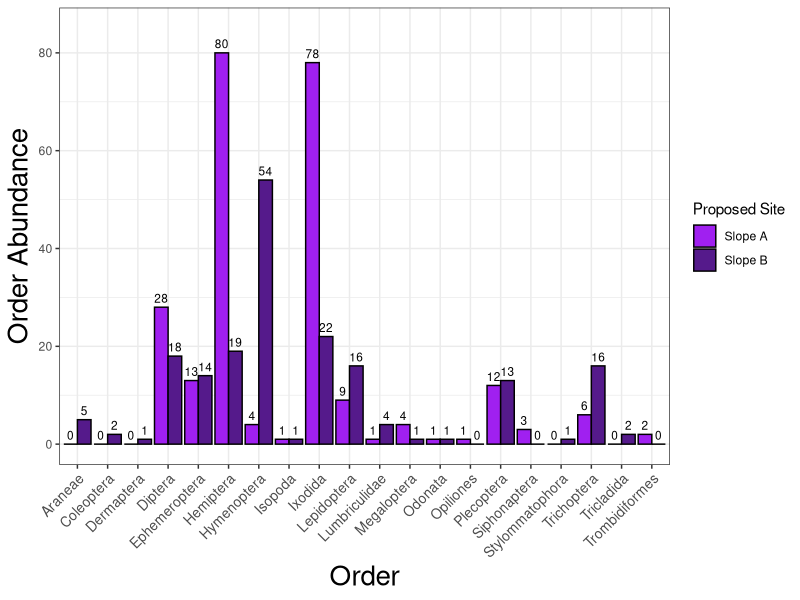

Reproduce this figure in R. (Note: this script raises an error after producing the figure.)
# clear environment
rm(list=ls())

# import packages needed
library(ggplot2)
library(dplyr)
library(vegan)
library(tidyr)
library(tibble)
library(cowplot)
# ...

# import full data set
arran_data_full <- read.csv('./Data/arran_data_full.csv')
# check the data set
head(arran_data_full)

# check data types
str(arran_data_full)
arran_data_full$eventID <- as.factor(arran_data_full$eventID)
arran_data_full$site <- as.factor(arran_data_full$site)
arran_data_full$samplingProtocol <- as.factor(arran_data_full$samplingProtocol)
arran_data_full$vernacularName <- as.factor(arran_data_full$vernacularName)
#arran_data_full$order <- as.factor(arran_data_full$order)
#arran_data_full$class <- as.factor(arran_data_full$class)
arran_data_full$individualCount <- as.numeric(arran_data_full$individualCount)
# ... need to finish
str(arran_data_full)

# create subsets of the data

vert_data <- arran_data_full %>% slice(236:302)
# for total number of vertebrate species use vert_data
# but for counts or diversity yse vert_count_data
vert_count_data <- vert_data %>% slice(47:67)
# check has worked




# ANALYSIS OF INVERTEBRATE BIODIVERSITY 
# subset the data on invertebrates
invert_data <- arran_data_full %>% slice(1:235)
invert_data <- subset(invert_data, !is.na(individualCount) & individualCount != "") # removed introduced NAs

# remove any empty rows
invert_data <- invert_data %>%
  filter(individualCount != "0")

invert_data <- subset(invert_data, !is.na(order) & order != "")
# check has worked
length(invert_data$order)
unique(invert_data$order)

# abundances of each invertebrate order
invert_abundances <- invert_data %>%
  group_by(site, order) %>%
  summarise(total_count = sum(individualCount), .groups = "drop")
# remove empty data
invert_abundances <- invert_abundances[-1,]
invert_abundances <- invert_abundances[-1,]
# add zeros for orders not present on one slope but present on another
invert_abundances <- invert_abundances %>%
  complete(order, site, fill = list(total_count = 0))

# plot abundances of each invertebrate order
invert_order_abundance_plot1 <- ggplot(invert_abundances, aes(x = order, y = total_count, fill = site)) +
  geom_bar(stat = "identity", position = "dodge", colour = "black") +
  ylim(0,85) +
  geom_text(
    aes(label = total_count),
    position = position_dodge(width = 0.9), # Adjust text position to align with bars
    vjust = -0.5, # Position text slightly above the bars
    size = 3      # Adjust text size
  ) +
  labs(x = "Order", y = "Order Abundance") +
  scale_fill_manual(values = c("Slope A" = "purple", "Slope B" = "purple4"), name = "Proposed Site") +
  theme_bw() +
  theme(axis.text.x = element_text(angle = 45, vjust = 1, hjust=1, size = 10)) +
  theme(axis.title = element_text(size = 20))


# calculate alpha diversity (here number of unique orders) for each site
invert_alpha_div <- invert_data %>%
  group_by(site) %>% # Group by site
  summarise(no_orders = n_distinct(order), .groups = "drop") # Count unique species

# analysis of invertebrate data - sweep netting
# subset of dataset including only data collected on terrestrial invertebrates using sweep netting techniques
invert_sweep_data1 <- invert_data[(1:26),]
invert_sweep_data2 <- invert_data[(49:126),]
invert_sweep_data <- rbind(invert_sweep_data1, invert_sweep_data2)
# remove any instances witch could not be identified to order
invert_sweep_data <- invert_sweep_data %>%
  filter(order != "")
invert_sweep_data <- invert_sweep_data %>%
  filter(individualCount != "0")
# abundances of each invertebrate order
invert_sweep_abundances <- invert_sweep_data %>%
  group_by(site, order) %>%
  summarise(total_count = sum(individualCount), .groups = "drop")
# add zeros for orders not present on one slope but present on another
invert_sweep_abundances <- invert_sweep_abundances %>%
  complete(order, site, fill = list(total_count = 0))
# plot this data
invert_sweep_abundances_plot <- ggplot(invert_sweep_abundances, aes(x = order, y = total_count, fill = site)) +
  geom_bar(stat = "identity", position = "dodge", colour = "black") +
  ylim(0, 85) +            # Set y-axis limits from 0 to 500
  geom_text(
    aes(label = total_count),
    position = position_dodge(width = 0.9), # Adjust text position to align with bars
    vjust = -0.5, # Position text slightly above the bars
    size = 3      # Adjust text size
  ) +
  labs(x = "Order", y = "Order Abundance", title = "Terrestrial Sweep Netting") +
  scale_fill_manual(values = c("Slope A" = "purple", "Slope B" = "purple4"), name = "Proposed Site") +
  theme_bw() +
  theme(axis.text.x = element_text(angle = 45, vjust = 1, hjust=1, size = 10)) +
  theme(axis.title = element_text(size = 15), plot.title= element_text(size = 15, face = "bold"))
# calculate alpha diversity ( number of unique orders) for each site
invert_sweep_div <- invert_sweep_data %>%
  group_by(site) %>% # Group by site
  summarise(no_orders = n_distinct(order), .groups = "drop") # Count unique species

# analysis of invertebrate data - moth traps
invert_moth_data <- invert_data[(27:48), ]
# remove any instances witch could not be identified to order
invert_moth_data <- invert_moth_data %>%
  filter(order != "")
# abundances of each invertebrate order
invert_moth_abundances <- invert_moth_data %>%
  group_by(site, order) %>%
  summarise(total_count = sum(individualCount), .groups = "drop")
# add zeros for orders not present on one slope but present on another
invert_moth_abundances <- invert_moth_abundances %>%
  complete(order, site, fill = list(total_count = 0))
# plot this data
invert_moth_abundances_plot <- ggplot(invert_moth_abundances, aes(x = order, y = total_count, fill = site)) +
  geom_bar(stat = "identity", position = "dodge", colour = "black") +
  ylim(0, 18) +
  geom_text(
    aes(label = total_count),
    position = position_dodge(width = 0.9), # Adjust text position to align with bars
    vjust = -0.5, # Position text slightly above the bars
    size = 3      # Adjust text size
  ) +
  labs(x = "Order", y = "Order Abundance", title = "Moth Trap Sampling") +
  scale_fill_manual(values = c("Slope A" = "purple", "Slope B" = "purple4"), name = "Proposed Site") +
  theme_bw() +
  theme(axis.text.x = element_text(angle = 45, vjust = 1, hjust=1, size = 10)) +
  theme(axis.title = element_text(size = 15), plot.title= element_text(size = 15, face = "bold"))
# calculate alpha diversity ( number of unique orders) for each site
invert_moth_div <- invert_moth_data %>%
  group_by(site) %>% # Group by site
  summarise(no_orders = n_distinct(order), .groups = "drop") # Count unique species

# analysis of invertebrate data - streams
invert_stream_data <- invert_data[(127:204), ]
# remove any instances witch could not be identified to order
invert_stream_data <- invert_stream_data %>%
  filter(order != "")
# abundances of each invertebrate order
invert_stream_abundances <- invert_stream_data %>%
  group_by(site, order) %>%
  summarise(total_count = sum(individualCount), .groups = "drop")
# add zeros for orders not present on one slope but present on another
invert_stream_abundances <- invert_stream_abundances %>%
  complete(order, site, fill = list(total_count = 0))
# plot this data
invert_stream_abundances_plot <- ggplot(invert_stream_abundances, aes(x = order, y = total_count, fill = site)) +
  geom_bar(stat = "identity", position = "dodge", colour = "black") +
  ylim(0, 17) +
  geom_text(
    aes(label = total_count),
    position = position_dodge(width = 0.9), # Adjust text position to align with bars
    vjust = -0.5, # Position text slightly above the bars
    size = 3      # Adjust text size
  ) +
  labs(x = "Order", y = "Order Abundance", title = "Stream Kick Sampling") +
  scale_fill_manual(values = c("Slope A" = "purple", "Slope B" = "purple4"), name = "Proposed Site") +
  theme_bw() +
  theme(axis.text.x = element_text(angle = 45, vjust = 1, hjust=1, size = 10)) +
  theme(axis.title = element_text(size = 15), plot.title= element_text(size = 15, face = "bold"))
# calculate alpha diversity ( number of unique orders) for each site
invert_stream_div <- invert_stream_data %>%
  group_by(site) %>% # Group by site
  summarise(no_orders = n_distinct(order), .groups = "drop") # Count unique species

# analysis of invertebrate data - bog
invert_bog_data <- invert_data[(205:223), ]
# remove any instances witch could not be identified to order
invert_bog_data <- invert_bog_data %>%
  filter(order != "")
# abundances of each invertebrate order
invert_bog_abundances <- invert_bog_data %>%
  group_by(site, order) %>%
  summarise(total_count = sum(individualCount), .groups = "drop")
# add zeros for orders not present on one slope but present on another
invert_bog_abundances <- invert_bog_abundances %>%
  complete(order, site, fill = list(total_count = 0))
# plot this data
invert_bog_abundances_plot <- ggplot(invert_bog_abundances, aes(x = order, y = total_count, fill = site)) +
  geom_bar(stat = "identity", position = "dodge", colour = "black") +
  ylim(0, 25) +
  geom_text(
    aes(label = total_count),
    position = position_dodge(width = 0.9), # Adjust text position to align with bars
    vjust = -0.5, # Position text slightly above the bars
    size = 3      # Adjust text size
  ) +
  labs(x = "Order", y = "Order Abundance", title = "Bog Sampling") +
  scale_fill_manual(values = c("Slope A" = "purple", "Slope B" = "purple4"), name = "Proposed Site") +
  theme_bw() +
  theme(axis.text.x = element_text(angle = 45, vjust = 1, hjust=1, size = 10)) +
  theme(axis.title = element_text(size = 15), plot.title= element_text(size = 15, face = "bold"))
# calculate alpha diversity ( number of unique orders) for each site
invert_bog_div <- invert_bog_data %>%
  group_by(site) %>% # Group by site
  summarise(no_orders = n_distinct(order), .groups = "drop") # Count unique species

# combine all invert habitat order abundances
# call relevant plots, in panel display
invert_order_abundance_plot2 <- plot_grid(invert_sweep_abundances_plot, invert_moth_abundances_plot, invert_stream_abundances_plot, invert_bog_abundances_plot, labels = "AUTO")

# combine all invert habitat order diversities
invert_sweep_div$sample <- c("Terrestrial Sweep Netting")
invert_moth_div$sample <- c("Moth Traps")
invert_stream_div$sample <- c("Stream Kick Sampling")
invert_bog_div_nrow <- data.frame(site = "Slope B", no_orders = 0)
invert_bog_div <- rbind(invert_bog_div, invert_bog_div_nrow)
invert_bog_div$sample <- c("Bog Sampling")
invert_alpha_div$sample <- c("Total Slope Sample")
invert_sample_div <- rbind(invert_sweep_div, invert_moth_div, invert_stream_div, invert_bog_div, invert_alpha_div)
# plot invert div data
invert_sample_div$sample <- factor(invert_sample_div$sample, levels = c("Terrestrial Sweep Netting", "Moth Traps", "Stream Kick Sampling", "Bog Sampling", "Total Slope Sample"))
invert_order_richness_plot <- ggplot(invert_sample_div, aes(x = sample, y = no_orders, fill = site)) +
  geom_bar(stat = "identity", position = "dodge", colour = "black") +
  ylim(0, 18) +
  geom_text(
    aes(label = no_orders),
    position = position_dodge(width = 0.9), # Adjust text position to align with bars
    vjust = -0.5, # Position text slightly above the bars
    size = 3      # Adjust text size
  ) +
  labs(x = "Sampling Method", y = "Order Richness") + 
  scale_fill_manual(values = c("Slope A" = "purple", "Slope B" = "purple4"), name = "Proposed Site") +
  theme_bw() +
  theme(axis.title = element_text(size = 15), axis.text.x = element_text(size = 10))




# ANALYSIS OF VERTEBRATE BIODIVERSITY
 
# remove camera trap data due to small sample size
vert_count_data <- vert_count_data %>%
  filter(samplingProtocol != "Camera traps")

# rearrange for total count for each species by slope
vert_abundances <- vert_count_data %>%
  group_by(site, vernacularName) %>%
  summarise(total_count = sum(individualCount), .groups = "drop")

# add zeros for orders not present on one slope but present on another
vert_abundances <- vert_abundances %>%
  mutate(vernacularName = as.character(vernacularName),
         site = as.character(site)
  ) %>%
  complete(vernacularName, site, fill = list(total_count = 0))

vert_abundances$vernacularName <- factor(vert_abundances$vernacularName, levels = c("Common pipistrelle", "Soprano pipistrelle", "Nathusius' pipistrelle", "Mouse-eared bats", "Brown long-eared bat"))
vert_abundances_plot <- ggplot(vert_abundances, aes(x = vernacularName, y = total_count, fill = site)) +
  geom_bar(stat = "identity", position = "dodge", colour = "black") +
  ylim(0,17600) +
  geom_text(
    aes(label = total_count),
    position = position_dodge(width = 0.9), # Adjust text position to align with bars
    vjust = -0.5, # Position text slightly above the bars
    size = 3      # Adjust text size
  ) +
  labs(x = "Bat Species*", y = "Species Call Occurrence") +
  scale_fill_manual(values = c("Slope A" = "purple", "Slope B" = "purple4"), name = "Proposed Site") +
  theme_bw() +
  theme(axis.title = element_text(size = 15), axis.text.x = element_text(size = 10))


# number of vertebrate species present on each slope, from all data
vert_alpha_div <- vert_data %>%
  group_by(site) %>% # Group by site
  summarise(no_species = n_distinct(vernacularName), .groups = "drop") # Count unique species

# transect vertebrate data
vert_transect_data <- vert_data[(1:46), ]
# no abundance data for this sampling technique, so cannot plot this
# calculate alpha diversity (number of unique orders) for each site
vert_transect_div <- vert_transect_data %>%
  group_by(site) %>% # Group by site
  summarise(no_species = n_distinct(vernacularName), .groups = "drop") # Count unique species

# audiomoth vertebrate data
vert_audiomoth_data <- vert_data[(47:65), ]
# abundances done above
# calculate alpha diversity (number of unique orders) for each site
vert_audiomoth_div <- vert_audiomoth_data %>%
  group_by(site) %>% # Group by site
  summarise(no_species = n_distinct(vernacularName), .groups = "drop") # Count unique species

# camera trap vertebrate data
vert_camera_data <- vert_data[(66:67), ]
# not doing abundances as only 2 species
# calculate alpha diversity (number of unique orders) for each site
vert_camera_div <- vert_camera_data %>%
  group_by(site) %>% # Group by site
  summarise(no_species = n_distinct(vernacularName), .groups = "drop") # Count unique species

# combine all invert habitat order diversities
vert_transect_div$sample <- c("Transect Walking")
vert_audiomoth_div$sample <- c("Audiomoths")
vert_camera_div$sample <- c("Camera Traps")
vert_alpha_div$sample <- c("Total Slope Sample")
vert_total_div <- vert_alpha_div
vert_sample_div <- rbind(vert_transect_div, vert_audiomoth_div, vert_camera_div, vert_total_div)

# plot vert div data
vert_sample_div$sample <- factor(vert_sample_div$sample, levels = c("Transect Walking", "Audiomoths", "Camera Traps", "Total Slope Sample"))
vert_richness_plot <- ggplot(vert_sample_div, aes(x = sample, y = no_species, fill = site)) +
  geom_bar(stat = "identity", position = "dodge", colour = "black") +
  ylim(0, 26) +
  geom_text(
    aes(label = no_species),
    position = position_dodge(width = 0.9), # Adjust text position to align with bars
    vjust = -0.5, # Position text slightly above the bars
    size = 3      # Adjust text size
  ) +
  labs(x = "Sampling Method", y = "Species Richness") + 
  scale_fill_manual(values = c("Slope A" = "purple", "Slope B" = "purple4"), name = "Proposed Site") +
  theme_bw() +
  theme(axis.title = element_text(size = 15), axis.text.x = element_text(size = 10))





# ANALYSIS OF TOTAL BIODIVERSITY
# abundance of each order
arran_order_abundance <- arran_data_full %>%
  group_by(site, order) %>%
  summarise(total_count = sum(individualCount), .groups = "drop")

# remove empty rows of data
arran_order_abundance <- subset(arran_order_abundance, !is.na(total_count) & order != "")

# order richness
arran_order_abundance <- arran_order_abundance %>%
  filter(total_count != 0) # remove any zeros
arran_order_richness <- arran_order_abundance %>%
  group_by(site) %>% # Group by site
  summarise(no_orders = n_distinct(order), .groups = "drop") # Count unique orders
# richness plot
arran_order_richness_plot <- ggplot(arran_order_richness, aes(x = site, y = no_orders)) +
  geom_bar(stat = "identity", position = "dodge", fill = c("purple", "purple4"), colour = "black") +
  ylim(0, 20) +
  geom_text(
    aes(label = no_orders),
    position = position_dodge(width = 0.9), # Adjust text position to align with bars
    vjust = -0.5, # Position text slightly above the bars
    size = 3      # Adjust text size
  ) +
  labs(x = "Proposed Site", y = "Order Richness", title = "Total Order Richness") +
  theme_bw() +
  theme(axis.title = element_text(size = 15), axis.text.x = element_text(size = 10), plot.title= element_text(size = 15, face = "bold"))

# remove bats from dataset for more informative plot of abundances
arran_order_abundance_nobats <- arran_order_abundance %>%
  filter(order != "Chiroptera") # remove any data on bats
arran_order_abundance_nobats <- arran_order_abundance_nobats %>%
  mutate(order = as.character(order),
         site = as.character(site)
  ) %>%
  complete(order, site, fill = list(total_count = 0)) # add zeros in for comparison
# plot abundances
arran_order_abundance_plot <- ggplot(arran_order_abundance_nobats, aes(x = order, y = total_count, fill = site)) +
  geom_bar(stat = "identity", position = "dodge", colour = "black") +
  ylim(0, 82) +
  geom_text(
    aes(label = total_count),
    position = position_dodge(width = 0.9), # Adjust text position to align with bars
    vjust = -0.5, # Position text slightly above the bars
    size = 3      # Adjust text size
  ) +
  labs(x = "Proposed Site", y = "Order Abundances", title = "Total Order Abundance") +
  scale_fill_manual(values = c("purple", "purple4")) +
  theme_bw() +
  theme(axis.text.x = element_text(angle = 45, vjust = 1, hjust=1, size = 10)) +
  theme(axis.title = element_text(size = 15), plot.title= element_text(size = 15, face = "bold"))



# abundance of each class
arran_class_abundance <- arran_data_full %>%
  group_by(site, class) %>%
  summarise(total_count = sum(individualCount), .groups = "drop")

arran_class_abundance <- subset(arran_class_abundance, !is.na(total_count) & class != "")

# class richness
arran_class_abundance <- arran_class_abundance %>%
  filter(total_count != 0) # remove any zeros
arran_class_richness <- arran_class_abundance %>%
  group_by(site) %>% # Group by site
  summarise(no_classes = n_distinct(class), .groups = "drop") # Count unique orders

arran_class_richness_plot <- ggplot(arran_class_richness, aes(x = site, y = no_classes)) +
  geom_bar(stat = "identity", position = "dodge", fill = c("purple", "purple4"), colour = "black") +
  ylim(0, 8.5) +
  geom_text(
    aes(label = no_classes),
    position = position_dodge(width = 0.9), # Adjust text position to align with bars
    vjust = -0.5, # Position text slightly above the bars
    size = 3      # Adjust text size
  ) +
  labs(x = "Proposed Site", y = "Class Richness", title = "Total Class Richness") +
  theme_bw() +
  theme(axis.title = element_text(size = 15), axis.text.x = element_text(size = 10), plot.title= element_text(size = 15, face = "bold"))
# remove bats from dataset for more informative plot of abundances
arran_data_nobats <- arran_data_full %>%
  filter(order != "Chiroptera") # remove any data on bats
arran_class_abundance <- arran_data_nobats %>%
  group_by(site, class) %>%
  summarise(total_count = sum(individualCount), .groups = "drop")
# remove empty and incomplete rows
arran_class_abundance <- arran_class_abundance %>%
  filter(total_count != 0) # remove any zeros
arran_class_abundance <- arran_class_abundance %>% drop_na()
# add comparative zeros
arran_class_abundance <- arran_class_abundance %>%
  mutate(class = as.character(class),
         site = as.character(site)
  ) %>%
  complete(class, site, fill = list(total_count = 0))
# plot abundances
arran_class_abundance_plot <- ggplot(arran_class_abundance, aes(x = class, y = total_count, fill = site)) +
  geom_bar(stat = "identity", position = "dodge", colour = "black") +
  ylim(0, 165) +
  geom_text(
    aes(label = total_count),
    position = position_dodge(width = 0.9), # Adjust text position to align with bars
    vjust = -0.5, # Position text slightly above the bars
    size = 3      # Adjust text size
  ) +
  labs(x = "Proposed Site", y = "Class Abundances", title = "Total Class Abundance") +
  scale_fill_manual(values = c("purple", "purple4")) +
  theme_bw() +
  theme(axis.text.x = element_text(angle = 45, vjust = 1, hjust=1, size = 10)) +
  theme(axis.title = element_text(size = 15), plot.title= element_text(size = 15, face = "bold"))


# combine plots
overall_plot <- plot_grid(arran_class_richness_plot, arran_order_richness_plot, arran_class_abundance_plot, arran_order_abundance_plot, labels = "AUTO")




# BETA DIVERSITY

# remove vertebrate presence data, as this cannot be used to calculate diversity
arran_data_full2 <- arran_data_full[-(236:281), ]

# calculate order abundances
arran_order_abundance <- arran_data_full2 %>%
  group_by(site, order) %>% # Group by site
  summarise(total_count = sum(individualCount), .groups = "drop") # sum abundance of each unique class
# remove empty rows of data - i.e. samples where nothing was found
arran_order_abundance <- arran_order_abundance %>%
  filter(total_count != 0)
arran_order_abundance <- arran_order_abundance[-1,]

# rearrange order abundance data set
arran_data_rearranged <- arran_order_abundance %>%
  tidyr::pivot_wider(names_from = order, values_from = total_count, values_fill = 0) %>%
  column_to_rownames(var = "site")

# Set the 'site' column as row names using tibble's function
rownames(arran_data_rearranged) <- arran_data_rearranged$site
#arran_data_rearranged <- arran_data_rearranged[, -1]  # Remove the 'site' column

# shannons
arran_shannons <- diversity(arran_data_rearranged[,1:11])
arran_shannons <- as.numeric(arran_shannons)

shannons_slopeA <- arran_shannons[2]
shannons_slopeB <- arran_shannons[1]

# simpsons
arran_simpsons <- diversity(arran_data_rearranged[,1:11], index = "simpson")
arran_simpsons <- as.numeric(arran_simpsons)

simpsons_slopeA <- arran_simpsons[2]
simpsons_slopeB <- arran_simpsons[1]

# combine indices into one dataframe
arran_diversity_indicies <- data.frame(diversity_index = character(0), Slope_A = numeric(0), Slope_B = numeric(0))
arran_shannons <- data.frame(diversity_index = "shannons", Slope_A = shannons_slopeA, Slope_B = shannons_slopeB)
arran_simpsons <- data.frame(diversity_index = "simpsons", Slope_A = simpsons_slopeA, Slope_B = simpsons_slopeB)
arran_diversity_indicies <- rbind(arran_diversity_indicies, arran_shannons, arran_simpsons)
arran_diversity_indicies$sample <- c("Total Slope Diversity")


# repeat for sweep netting only
invert_sweep_abundances
# remove empty data

invert_sweep_data_rearranged <- invert_sweep_abundances %>%
  tidyr::pivot_wider(names_from = order, values_from = total_count, values_fill = 0) %>%
  column_to_rownames(var = "site")
# Set the 'site' column as row names using tibble's function
rownames(invert_sweep_data_rearranged) <- invert_sweep_data_rearranged$site
# shannons
invert_sweep_shannons <- diversity(invert_sweep_data_rearranged)
invert_sweep_shannons_slopeA <- invert_sweep_shannons[2]
invert_sweep_shannons_slopeB <- invert_sweep_shannons[1]
# simpsons
invert_sweep_simpsons <- diversity(invert_sweep_data_rearranged, index = "simpson")
invert_sweep_simpsons_slopeA <- invert_sweep_simpsons[2]
invert_sweep_simpsons_slopeB <- invert_sweep_simpsons[1]
# combine moth indices
invert_sweep_div_indices <- data.frame(diversity_index = character(0), Slope_A = numeric(0), Slope_B = numeric(0), sample = character(0))
invert_sweep_shannons <- data.frame(diversity_index = "shannons", Slope_A = invert_sweep_shannons_slopeA, Slope_B = invert_sweep_shannons_slopeB, sample = "Terrestrial Sweep Netting")
invert_sweep_simpsons <- data.frame(diversity_index = "simpsons", Slope_A = invert_sweep_simpsons_slopeA, Slope_B = invert_sweep_simpsons_slopeB, sample = "Terrestrial Sweep Netting")
invert_sweep_diversity_indices <- rbind(invert_sweep_div_indices, invert_sweep_shannons, invert_sweep_simpsons)


# repeat for moth trap only
invert_moth_abundances

# rearrange data set
invert_moth_data_rearranged <- invert_moth_abundances %>%
  tidyr::pivot_wider(names_from = order, values_from = total_count, values_fill = 0) %>%
  column_to_rownames(var = "site")
# Set the 'site' column as row names using tibble's function
rownames(invert_moth_data_rearranged) <- invert_moth_data_rearranged$site
# shannons
invert_moth_shannons <- diversity(invert_moth_data_rearranged)
invert_moth_shannons_slopeA <- invert_moth_shannons[2]
invert_moth_shannons_slopeB <- invert_moth_shannons[1]
# simpsons
invert_moth_simpsons <- diversity(invert_moth_data_rearranged, index = "simpson")
invert_moth_simpsons_slopeA <- invert_moth_simpsons[2]
invert_moth_simpsons_slopeB <- invert_moth_simpsons[1]
# combine moth indices
invert_moth_div_indices <- data.frame(diversity_index = character(0), Slope_A = numeric(0), Slope_B = numeric(0), sample = character(0))
invert_moth_shannons <- data.frame(diversity_index = "shannons", Slope_A = invert_moth_shannons_slopeA, Slope_B = invert_moth_shannons_slopeB, sample = "Moth Traps")
invert_moth_simpsons <- data.frame(diversity_index = "simpsons", Slope_A = invert_moth_simpsons_slopeA, Slope_B = invert_moth_simpsons_slopeB, sample = "Moth Traps")
invert_moth_diversity_indices <- rbind(invert_moth_div_indices, invert_moth_shannons, invert_moth_simpsons)

# repeat for streams only
invert_stream_abundances

# rearrange data set
invert_stream_data_rearranged <- invert_stream_abundances %>%
  tidyr::pivot_wider(names_from = order, values_from = total_count, values_fill = 0) %>%
  column_to_rownames(var = "site")
# Set the 'site' column as row names using tibble's function
rownames(invert_stream_data_rearranged) <- invert_stream_data_rearranged$site
# shannons
invert_stream_shannons <- diversity(invert_stream_data_rearranged)
invert_stream_shannons_slopeA <- invert_stream_shannons[2]
invert_stream_shannons_slopeB <- invert_stream_shannons[1]
# simpsons
invert_stream_simpsons <- diversity(invert_stream_data_rearranged, index = "simpson")
invert_stream_simpsons_slopeA <- invert_stream_simpsons[2]
invert_stream_simpsons_slopeB <- invert_stream_simpsons[1]
# combine stream indices
invert_stream_div_indices <- data.frame(diversity_index = character(0), Slope_A = numeric(0), Slope_B = numeric(0), sample = character(0))
invert_stream_shannons <- data.frame(diversity_index = "shannons", Slope_A = invert_stream_shannons_slopeA, Slope_B = invert_stream_shannons_slopeB, sample = "Stream Kick Sampling")
invert_stream_simpsons <- data.frame(diversity_index = "simpsons", Slope_A = invert_stream_simpsons_slopeA, Slope_B = invert_stream_simpsons_slopeB, sample = "Stream Kick Sampling")
invert_stream_diversity_indices <- rbind(invert_stream_div_indices, invert_stream_shannons, invert_stream_simpsons)

# repeat for bog only
invert_bog_abundances
# rearrange data set
invert_bog_data_rearranged <- invert_bog_abundances %>%
  tidyr::pivot_wider(names_from = order, values_from = total_count, values_fill = 0) %>%
  column_to_rownames(var = "site")
# Set the 'site' column as row names using tibble's function
rownames(invert_bog_data_rearranged) <- invert_bog_data_rearranged$site
# shannons
invert_bog_shannons <- diversity(invert_bog_data_rearranged)
invert_bog_shannons_slopeA <- invert_bog_shannons[2]
invert_bog_shannons_slopeB <- invert_bog_shannons[1]
# simpsons
invert_bog_simpsons <- diversity(invert_bog_data_rearranged, index = "simpson")
invert_bog_simpsons_slopeA <- invert_bog_simpsons[2]
invert_bog_simpsons_slopeB <- invert_bog_simpsons[1]
# combine bog indices
invert_bog_div_indices <- data.frame(diversity_index = character(0), Slope_A = numeric(0), Slope_B = numeric(0), sample = character(0))
invert_bog_shannons <- data.frame(diversity_index = "shannons", Slope_A = invert_stream_shannons_slopeA, Slope_B = invert_stream_shannons_slopeB, sample = "Bog Sampling")
invert_bog_simpsons <- data.frame(diversity_index = "simpsons", Slope_A = invert_stream_simpsons_slopeA, Slope_B = invert_stream_simpsons_slopeB, sample = "Bog Sampling")
invert_bog_diversity_indices <- rbind(invert_stream_div_indices, invert_stream_shannons, invert_stream_simpsons)

# repeat for bats only
# abundances of each invertebrate order
vert_audiomoth_abundances <- vert_abundances
# rearrange data set
vert_audiomoth_data_rearranged <- vert_audiomoth_abundances %>%
  tidyr::pivot_wider(names_from = vernacularName, values_from = total_count, values_fill = 0) %>%
  column_to_rownames(var = "site")
# Set the 'site' column as row names using tibble's function
rownames(vert_audiomoth_data_rearranged) <- vert_audiomoth_data_rearranged$site
# shannons
vert_audiomoth_shannons <- diversity(vert_audiomoth_data_rearranged)
vert_audiomoth_shannons_slopeA <- vert_audiomoth_shannons[2]
vert_audiomoth_shannons_slopeB <- vert_audiomoth_shannons[1]
# simpsons
vert_audiomoth_simpsons <- diversity(vert_audiomoth_data_rearranged, index = "simpson")
vert_audiomoth_simpsons_slopeA <- vert_audiomoth_simpsons[2]
vert_audiomoth_simpsons_slopeB <- vert_audiomoth_simpsons[1]
# combine audiomoth indices
vert_audiomoth_div_indices <- data.frame(diversity_index = character(0), Slope_A = numeric(0), Slope_B = numeric(0), sample = character(0))
vert_audiomoth_shannons <- data.frame(diversity_index = "shannons", Slope_A = vert_audiomoth_shannons_slopeA, Slope_B = vert_audiomoth_shannons_slopeB, sample = "Audiomoths")
vert_audiomoth_simpsons <- data.frame(diversity_index = "simpsons", Slope_A = vert_audiomoth_simpsons_slopeA, Slope_B = vert_audiomoth_simpsons_slopeB, sample = "Audiomoths")
vert_audiomoth_diversity_indices <- rbind(vert_audiomoth_div_indices, vert_audiomoth_shannons, vert_audiomoth_simpsons)
# combine all diversity measures
all_sample_div <- rbind(invert_sweep_diversity_indices, invert_moth_diversity_indices, invert_stream_diversity_indices, invert_bog_diversity_indices, vert_audiomoth_diversity_indices, arran_diversity_indicies)

# rearrange to long form to plot
all_diversity_long <- all_sample_div %>%
  pivot_longer(cols = starts_with("Slope"), names_to = "Slope", values_to = "Diversity") %>%
  rename(Index = diversity_index)

# plot diversity indices
total_diversity_plot <- ggplot(all_diversity_long, aes(x = Index, y = Diversity)) +
  geom_point(aes(colour = Slope), na.rm = T, size = 3, alpha = 0.8) +
  facet_wrap(~sample, ncol = 5, nrow = 1) +
  labs(x = "Diversity Index", y = "Order Diversity", colour = "Slope") +
  scale_x_discrete(labels = c("Shannon's", "Simpson's"))+
  scale_colour_manual(values = c("purple", "purple4"), labels = c("Slope A", "Slope B")) +
  theme_bw() +
  theme(axis.text.x = element_text(angle = 45, vjust = 1, hjust=1, size = 10)) +
  theme(axis.title = element_text(size = 15))


# SAVE ALL GRAPHS
invert_order_abundance_plot1 # order abundance on each slope
ggsave("./Figures/invert_order_abundance_plot1.png", width = 30, height = 20, units = "cm")

invert_order_abundance_plot2 # order abundance obtained from each sample technique on each slope
ggsave("./Figures/invert_order_abundance_plot2.png", width = 50, height = 30, units = "cm")

invert_order_richness_plot # order richness obtained from each sample technique on each slope
ggsave("./Figures/invert_order_richness_plot.png", width = 30, height = 20, units = "cm")

vert_abundances_plot # call occurrence (approximation of species abundance) of bat species on each slope
ggsave("./Figures/vert_abundances_plot.png", width = 30, height = 20, units = "cm")

vert_richness_plot # species richness obtained from each sample technique on each slope
ggsave("./Figures/vert_richness_plot.png", width = 30, height = 20, units = "cm")

overall_plot # richness and abundances by class and then by order, for each slope. Abundances calculated with order chiroptera removed as call count was too high in comparison to actual abundances
ggsave("./Figures/overall_richness_abundance.png", width = 50, height = 30, units = "cm")

total_diversity_plot # diversity indices obtained from each sample technique on each slope 
ggsave("./Figures/total_diversity_plot.png", width = 25, height = 10, units = "cm")
